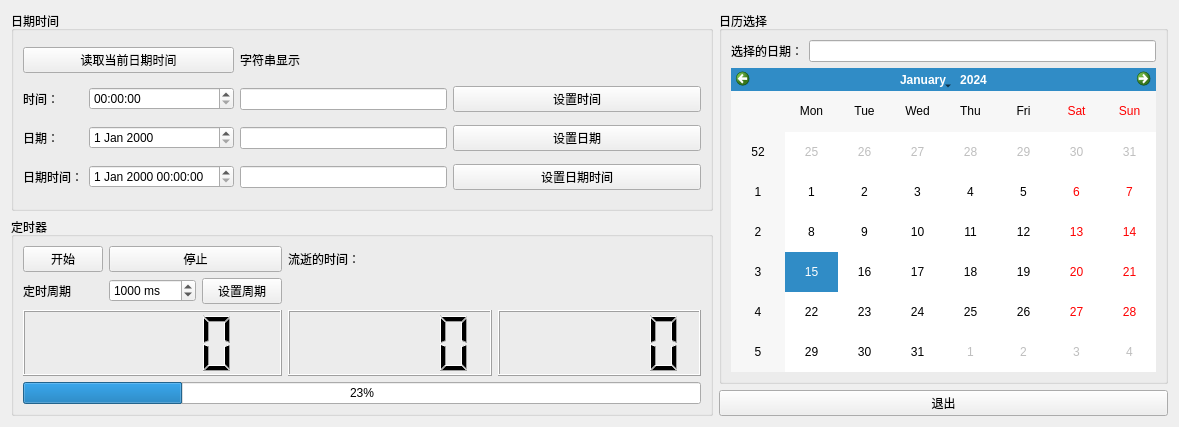
<?xml version="1.0" encoding="UTF-8"?>
<ui version="4.0">
 <class>datetime_timer_window</class>
 <widget class="QWidget" name="datetime_timer_window">
  <property name="geometry">
   <rect>
    <x>0</x>
    <y>0</y>
    <width>1179</width>
    <height>427</height>
   </rect>
  </property>
  <property name="windowTitle">
   <string>datetime_timer_window</string>
  </property>
  <layout class="QGridLayout" name="gridLayout_4">
   <item row="1" column="1">
    <widget class="QPushButton" name="pushButtonQuit">
     <property name="text">
      <string>退出</string>
     </property>
    </widget>
   </item>
   <item row="0" column="0" rowspan="2">
    <layout class="QVBoxLayout" name="verticalLayout">
     <item>
      <widget class="QGroupBox" name="groupBox">
       <property name="title">
        <string>日期时间</string>
       </property>
       <layout class="QGridLayout" name="gridLayout">
        <item row="0" column="0" colspan="2">
         <widget class="QPushButton" name="pushButtonReadDateTime">
          <property name="text">
           <string>读取当前日期时间</string>
          </property>
         </widget>
        </item>
        <item row="0" column="2">
         <widget class="QLabel" name="label_4">
          <property name="text">
           <string>字符串显示</string>
          </property>
         </widget>
        </item>
        <item row="0" column="3">
         <spacer name="horizontalSpacer">
          <property name="orientation">
           <enum>Qt::Horizontal</enum>
          </property>
          <property name="sizeHint" stdset="0">
           <size>
            <width>248</width>
            <height>20</height>
           </size>
          </property>
         </spacer>
        </item>
        <item row="1" column="0">
         <widget class="QLabel" name="label">
          <property name="text">
           <string>时间：</string>
          </property>
         </widget>
        </item>
        <item row="1" column="1">
         <widget class="QTimeEdit" name="timeEdit"/>
        </item>
        <item row="1" column="2">
         <widget class="QLineEdit" name="lineEditTime"/>
        </item>
        <item row="1" column="3">
         <widget class="QPushButton" name="pushButtonSetTime">
          <property name="text">
           <string>设置时间</string>
          </property>
         </widget>
        </item>
        <item row="2" column="0">
         <widget class="QLabel" name="label_2">
          <property name="text">
           <string>日期：</string>
          </property>
         </widget>
        </item>
        <item row="2" column="1">
         <widget class="QDateEdit" name="dateEdit"/>
        </item>
        <item row="2" column="2">
         <widget class="QLineEdit" name="lineEditDate"/>
        </item>
        <item row="2" column="3">
         <widget class="QPushButton" name="pushButtonSetDate">
          <property name="text">
           <string>设置日期</string>
          </property>
         </widget>
        </item>
        <item row="3" column="0">
         <widget class="QLabel" name="label_3">
          <property name="text">
           <string>日期时间：</string>
          </property>
         </widget>
        </item>
        <item row="3" column="1">
         <widget class="QDateTimeEdit" name="dateTimeEdit"/>
        </item>
        <item row="3" column="2">
         <widget class="QLineEdit" name="lineEditDateTime"/>
        </item>
        <item row="3" column="3">
         <widget class="QPushButton" name="pushButtonSetDateTime">
          <property name="text">
           <string>设置日期时间</string>
          </property>
         </widget>
        </item>
       </layout>
      </widget>
     </item>
     <item>
      <widget class="QGroupBox" name="groupBox_2">
       <property name="title">
        <string>定时器</string>
       </property>
       <layout class="QGridLayout" name="gridLayout_2">
        <item row="0" column="0">
         <widget class="QPushButton" name="pushButtonTimerStart">
          <property name="text">
           <string>开始</string>
          </property>
         </widget>
        </item>
        <item row="0" column="1" colspan="2">
         <widget class="QPushButton" name="pushButtonTimerEnd">
          <property name="text">
           <string>停止</string>
          </property>
         </widget>
        </item>
        <item row="0" column="3">
         <widget class="QLabel" name="labelElapsed">
          <property name="text">
           <string>流逝的时间：</string>
          </property>
         </widget>
        </item>
        <item row="1" column="0">
         <widget class="QLabel" name="label_5">
          <property name="text">
           <string>定时周期</string>
          </property>
         </widget>
        </item>
        <item row="1" column="1">
         <widget class="QSpinBox" name="spinBoxCycle">
          <property name="suffix">
           <string> ms</string>
          </property>
          <property name="maximum">
           <number>1000000000</number>
          </property>
          <property name="value">
           <number>1000</number>
          </property>
         </widget>
        </item>
        <item row="1" column="2">
         <widget class="QPushButton" name="pushButtonSetCycle">
          <property name="text">
           <string>设置周期</string>
          </property>
         </widget>
        </item>
        <item row="1" column="3" colspan="2">
         <spacer name="horizontalSpacer_2">
          <property name="orientation">
           <enum>Qt::Horizontal</enum>
          </property>
          <property name="sizeHint" stdset="0">
           <size>
            <width>413</width>
            <height>20</height>
           </size>
          </property>
         </spacer>
        </item>
        <item row="2" column="0" colspan="3">
         <widget class="QLCDNumber" name="lcdNumberHours"/>
        </item>
        <item row="2" column="3">
         <widget class="QLCDNumber" name="lcdNumberMinutes"/>
        </item>
        <item row="2" column="4">
         <widget class="QLCDNumber" name="lcdNumberSeconds"/>
        </item>
        <item row="3" column="0" colspan="5">
         <widget class="QProgressBar" name="progressBar">
          <property name="maximum">
           <number>102</number>
          </property>
          <property name="value">
           <number>24</number>
          </property>
         </widget>
        </item>
       </layout>
      </widget>
     </item>
    </layout>
   </item>
   <item row="0" column="1">
    <widget class="QGroupBox" name="groupBox_3">
     <property name="title">
      <string>日历选择</string>
     </property>
     <layout class="QGridLayout" name="gridLayout_3">
      <item row="0" column="0">
       <widget class="QLabel" name="label_7">
        <property name="text">
         <string>选择的日期：</string>
        </property>
       </widget>
      </item>
      <item row="0" column="1">
       <widget class="QLineEdit" name="lineEditCalendar"/>
      </item>
      <item row="1" column="0" colspan="2">
       <widget class="QCalendarWidget" name="calendarWidget"/>
      </item>
     </layout>
    </widget>
   </item>
  </layout>
 </widget>
 <resources/>
 <connections>
  <connection>
   <sender>pushButtonQuit</sender>
   <signal>clicked()</signal>
   <receiver>datetime_timer_window</receiver>
   <slot>close()</slot>
   <hints>
    <hint type="sourcelabel">
     <x>940</x>
     <y>401</y>
    </hint>
    <hint type="destinationlabel">
     <x>589</x>
     <y>213</y>
    </hint>
   </hints>
  </connection>
 </connections>
</ui>
